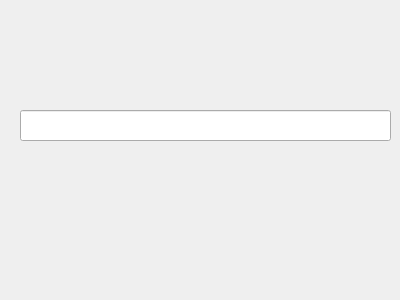
<?xml version="1.0" encoding="UTF-8"?>
<ui version="4.0">
 <class>Widget</class>
 <widget class="QWidget" name="Widget">
  <property name="geometry">
   <rect>
    <x>0</x>
    <y>0</y>
    <width>400</width>
    <height>300</height>
   </rect>
  </property>
  <property name="windowTitle">
   <string>Widget</string>
  </property>
  <widget class="QLineEdit" name="lineEdit">
   <property name="geometry">
    <rect>
     <x>20</x>
     <y>110</y>
     <width>371</width>
     <height>31</height>
    </rect>
   </property>
  </widget>
 </widget>
 <layoutdefault spacing="6" margin="11"/>
 <resources/>
 <connections/>
</ui>
